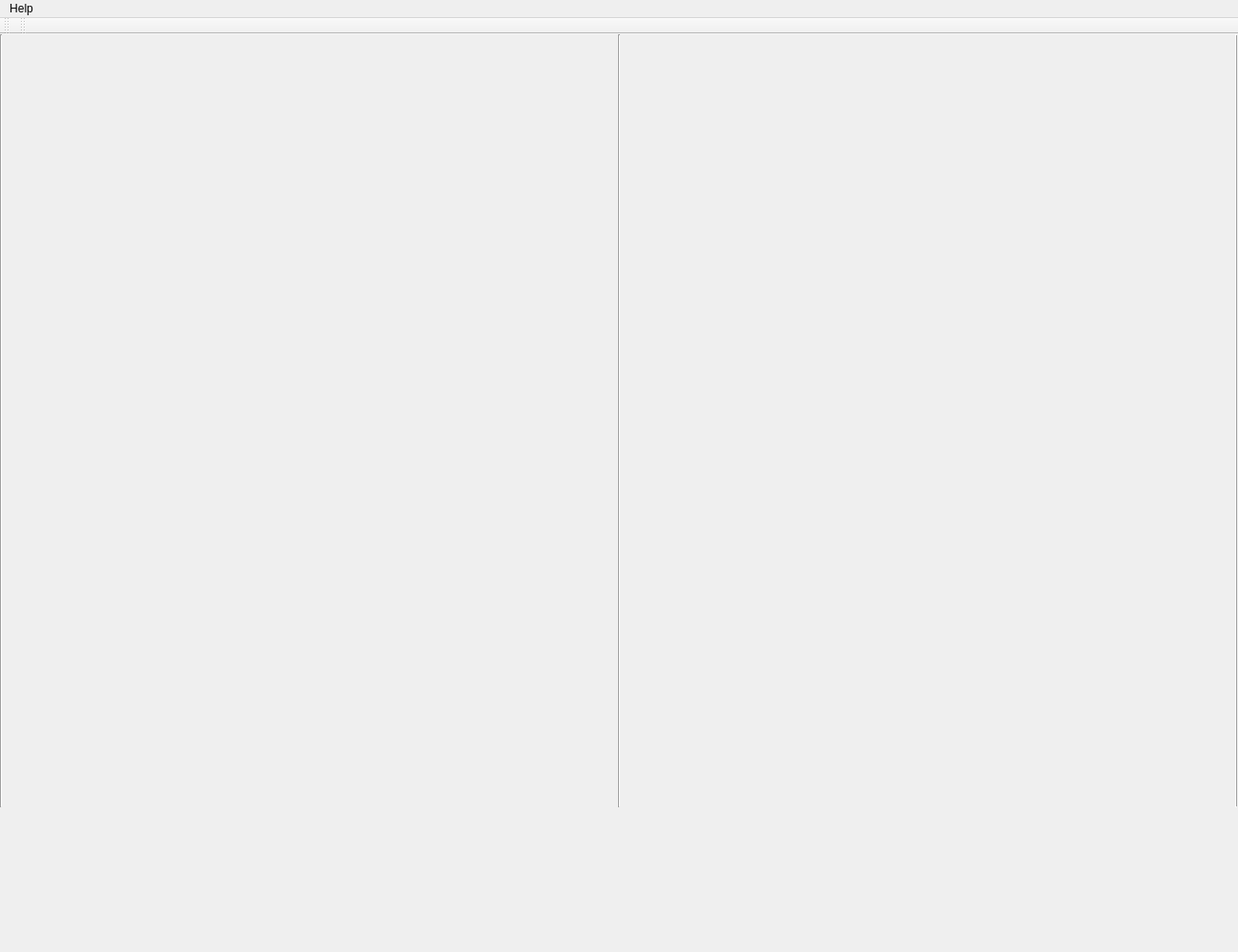
<?xml version="1.0" encoding="UTF-8"?>
<ui version="4.0">
 <class>MainWindow</class>
 <widget class="QMainWindow" name="MainWindow">
  <property name="geometry">
   <rect>
    <x>0</x>
    <y>0</y>
    <width>1300</width>
    <height>1000</height>
   </rect>
  </property>
  <widget class="QWidget" name="centralwidget">
   <layout class="QVBoxLayout" name="verticalLayout">
    <property name="spacing">
     <number>2</number>
    </property>
    <property name="margin">
     <number>0</number>
    </property>
    <item>
     <layout class="QHBoxLayout" name="hlMain">
      <property name="spacing">
       <number>0</number>
      </property>
      <item>
       <widget class="Line" name="lLeft">
        <property name="frameShadow">
         <enum>QFrame::Sunken</enum>
        </property>
        <property name="orientation">
         <enum>Qt::Vertical</enum>
        </property>
       </widget>
      </item>
      <item>
       <widget class="br::GalleryViewer" name="gvTarget" native="true"/>
      </item>
      <item>
       <widget class="Line" name="lCenter">
        <property name="frameShadow">
         <enum>QFrame::Sunken</enum>
        </property>
        <property name="orientation">
         <enum>Qt::Vertical</enum>
        </property>
       </widget>
      </item>
      <item>
       <widget class="br::GalleryViewer" name="gvQuery" native="true"/>
      </item>
      <item>
       <widget class="Line" name="lRight">
        <property name="frameShadow">
         <enum>QFrame::Raised</enum>
        </property>
        <property name="orientation">
         <enum>Qt::Vertical</enum>
        </property>
       </widget>
      </item>
     </layout>
    </item>
    <item>
     <widget class="br::Tail" name="tTail" native="true">
      <property name="sizePolicy">
       <sizepolicy hsizetype="Preferred" vsizetype="Fixed">
        <horstretch>0</horstretch>
        <verstretch>0</verstretch>
       </sizepolicy>
      </property>
      <property name="minimumSize">
       <size>
        <width>0</width>
        <height>150</height>
       </size>
      </property>
      <property name="styleSheet">
       <string notr="true"/>
      </property>
     </widget>
    </item>
   </layout>
  </widget>
  <widget class="QMenuBar" name="menuBar">
   <property name="geometry">
    <rect>
     <x>0</x>
     <y>0</y>
     <width>1300</width>
     <height>22</height>
    </rect>
   </property>
   <widget class="br::Help" name="hHelp">
    <property name="title">
     <string>Help</string>
    </property>
   </widget>
   <addaction name="hHelp"/>
  </widget>
  <widget class="QToolBar" name="tbAlgorithm">
   <property name="windowTitle">
    <string>toolBar</string>
   </property>
   <attribute name="toolBarArea">
    <enum>TopToolBarArea</enum>
   </attribute>
   <attribute name="toolBarBreak">
    <bool>false</bool>
   </attribute>
  </widget>
  <widget class="br::View" name="vView">
   <property name="windowTitle">
    <string>toolBar</string>
   </property>
   <attribute name="toolBarArea">
    <enum>TopToolBarArea</enum>
   </attribute>
   <attribute name="toolBarBreak">
    <bool>false</bool>
   </attribute>
  </widget>
 </widget>
 <customwidgets>
  <customwidget>
   <class>br::Help</class>
   <extends>QMenu</extends>
   <header>openbr-gui/help.h</header>
  </customwidget>
  <customwidget>
   <class>br::Tail</class>
   <extends>QWidget</extends>
   <header>openbr-gui/tail.h</header>
   <container>1</container>
  </customwidget>
  <customwidget>
   <class>br::GalleryViewer</class>
   <extends>QWidget</extends>
   <header>openbr-gui/galleryviewer.h</header>
   <container>1</container>
  </customwidget>
  <customwidget>
   <class>br::View</class>
   <extends>QToolBar</extends>
   <header>openbr-gui/view.h</header>
  </customwidget>
 </customwidgets>
 <resources/>
 <connections/>
</ui>
